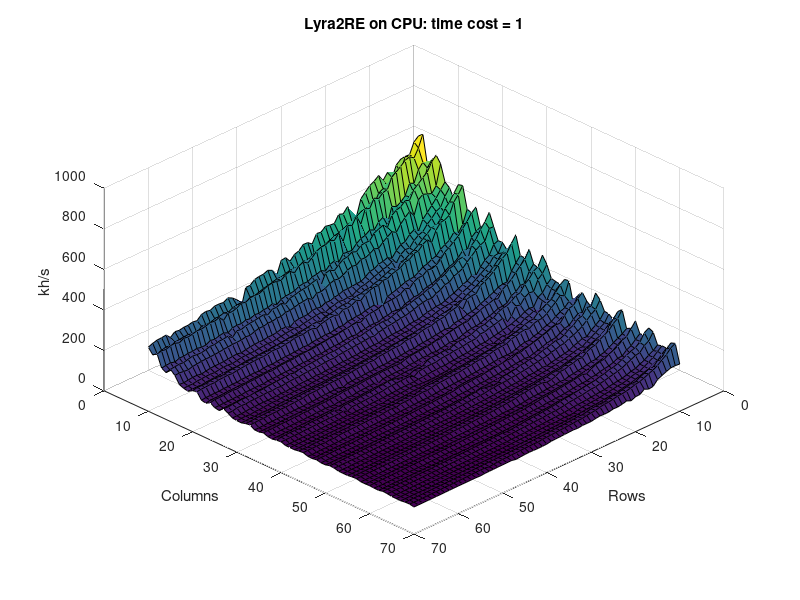

Here is the MATLAB script that generated this plot: (Note: this script raises an error after producing the figure.)
#------------------------------------------------------------------------------
# This is a script for visualizing LyraMark benchmarking tool results
# for different parameters of Lyra2RE algorithm.
#------------------------------------------------------------------------------
SAVE_IMAGES = false; # Set this true to save images to (eps and/or png) files.

# Set parameter that will be used for data extraction.
MAX_TIMECOST = 5;
MIN_COLS = 4;
MAX_COLS = 64;
MIN_ROWS = 4;
MAX_ROWS = 64;

data = csvread('benchmark.csv');
#data = csvread('benchmark_xeon_e3-1230v2.csv');
#data = csvread('../bin/Release/benchmark.csv');

rowCount = MAX_ROWS - MIN_ROWS + 1;
colCount = MAX_COLS - MIN_COLS + 1;


# Take data for the selected time costs
for timeCost = 1:MAX_TIMECOST

  visualData = data(data(:, 1) == timeCost, :);


  # Extract rows, cols and hashrates
  rows = zeros(rowCount, colCount);
  rows(:) = visualData(:, 2);

  cols = zeros(rowCount, colCount);
  cols(:) = visualData(:, 3);

  hashrates = zeros(rowCount, colCount);
  hashrates(:) = visualData(:, 4);

  # Create a 3-D plot
  hFigure = figure(timeCost);
  clf(hFigure);
  
  surf(cols, rows, hashrates);
  graphTitle = ['Lyra2RE on CPU: time cost = ' num2str(timeCost)];
  title(graphTitle);
  xlabel('Rows');
  ylabel('Columns');
  zlabel('kh/s');
  zlim([0.0 1000.0]);

  # Set viewpoint: azimuth = 135°, elevation = 45°
  view(135, 45);

  # Save graphs
  if SAVE_IMAGES
  
      #filenameEPS = ['lyra2re_cpu_timecost_' num2str(timeCost) '.eps'];
      #print(hFigure, filenameEPS, '-deps', '-color');
      filenamePNG = ['lyra2re_cpu_timecost_' num2str(timeCost) '.png'];
      saveas(hFigure, filenamePNG, 'png');
      
  endif
  
end
